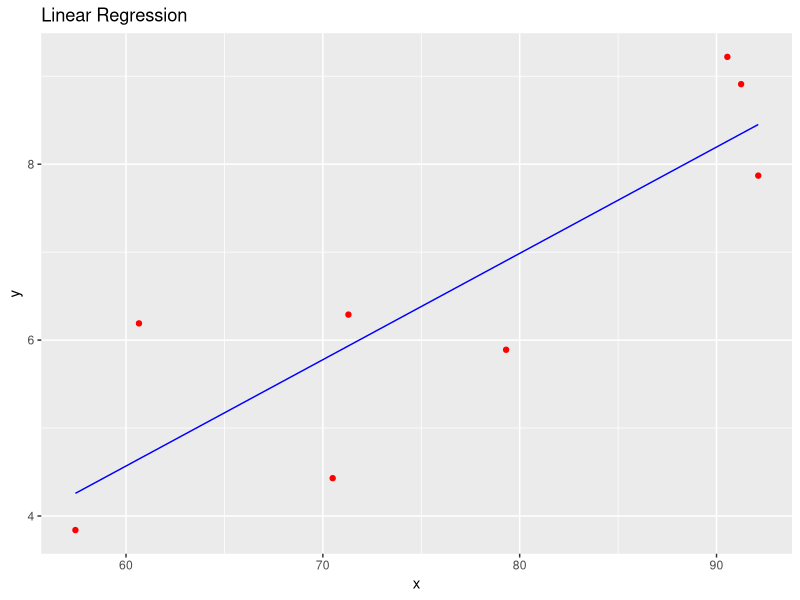

Generate this figure with R:
library(ggplot2)

x <- c(79.31, 57.43, 60.66, 90.55, 92.12, 71.30, 70.50, 91.25)
y <- c(5.89, 3.84, 6.19, 9.22, 7.87, 6.29, 4.43, 8.91)
data <- data.frame(x, y)

Mx.2 <- sum(x^2) / length(x)
Mx <- sum(x) / length(x)
Mxy <- sum(x * y) / length(x)
My <- sum(y) / length(y)

a <- (Mxy - Mx*My)/(Mx.2 - Mx*Mx)
b <- (Mx.2*My - Mxy*Mx)/(Mx.2 - Mx*Mx)

eq <- sprintf("y = %f * x + %f", a, b)

lin.model <- lm(y~x, data=data)
mse <- mean(lin.model$residuals^2)
mse

p <- ggplot(data, aes(x=x, y=y))
p + geom_point(color="Red") + 
  geom_line(aes(x = x, y = predict(lin.model)), color="Blue") +
  labs(title="Linear Regression", x="x", y="y")